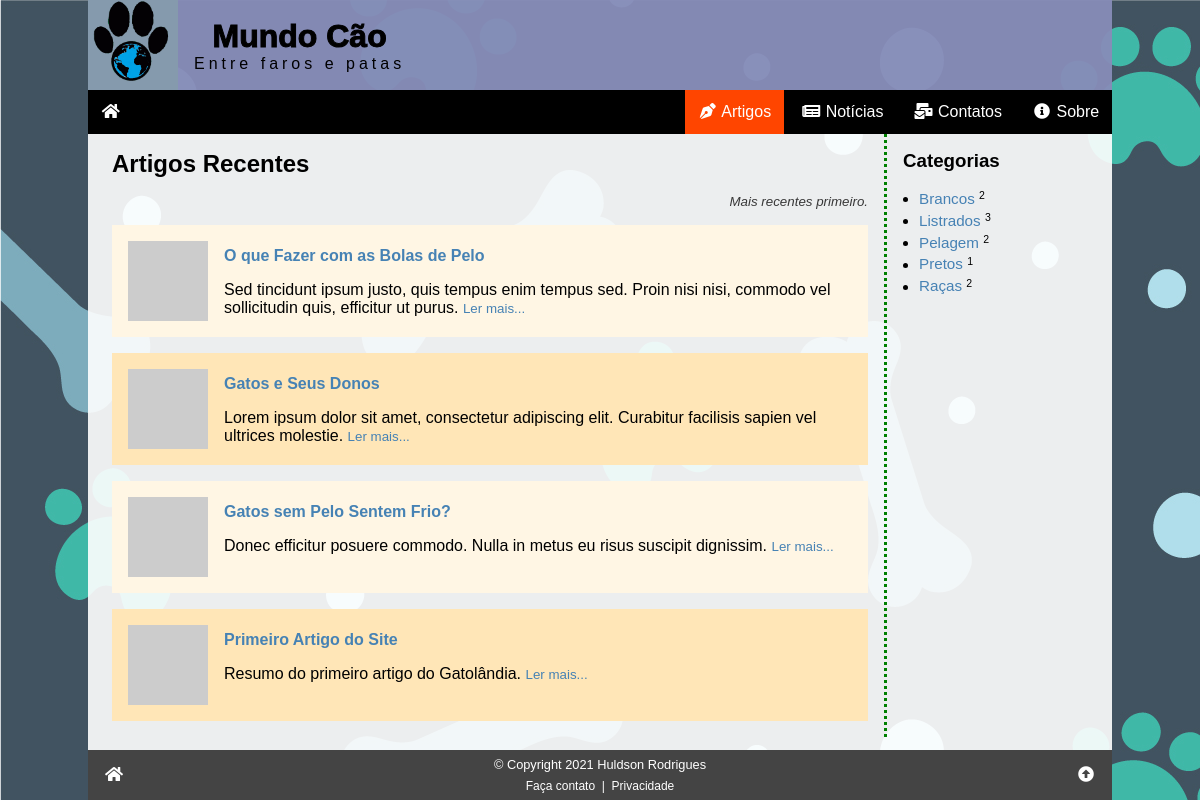
/artigos.php, run on the app's committed database.
### tables this page shows
CREATE TABLE artigos (
    id_artigo INT PRIMARY KEY NOT NULL AUTO_INCREMENT,
    data TIMESTAMP DEFAULT CURRENT_TIMESTAMP,
    titulo VARCHAR(255) NOT NULL,
    imagem VARCHAR(255) COMMENT 'URL da imagem - thumbnail',
    resumo VARCHAR(255) NOT NULL COMMENT 'Resumo do artigo',
    texto LONGTEXT NOT NULL COMMENT 'Texto (HTML) do artigo completo',
    autor_id INT NOT NULL,
    campo1 TEXT COMMENT 'Reservado para uso futuro',
    campo2 TEXT COMMENT 'Reservado para uso futuro',
    campo3 TEXT COMMENT 'Reservado para uso futuro',
    status ENUM ('inativo', 'ativo') DEFAULT 'ativo',

     
    FOREIGN KEY (autor_id) REFERENCES autores (id_autor)
);

CREATE TABLE categorias (
    id_categoria INT PRIMARY KEY NOT NULL AUTO_INCREMENT,
    nome VARCHAR(127) NOT NULL
);

### artigos.php (the view, shortened to what this page needs)
<?php
require '_config.php';
$titulo = "Artigos Recentes";
$css = "/css/artigos.css";
$menu = "artigos";
$idcat = (isset($_GET['c'])) ? intval($_GET['c']) : 0;
if ($idcat > 0) {
    $sql = <<<SQL
SELECT id_artigo, titulo, imagem, resumo, id_categoria, nome FROM artigos
    INNER JOIN art_cat ON artigo_id = id_artigo
    INNER JOIN categorias ON categoria_id = id_categoria
WHERE categoria_id = '{$idcat}' AND status = 'ativo'
    ORDER BY data DESC
SQL;
} else {
    $sql = "SELECT id_artigo, titulo, imagem, resumo FROM artigos WHERE status = 'ativo' ORDER BY data DESC";
}
$res = $conn->query($sql);
$artigos = '';
if ($res->num_rows > 0) {
    while ($art = $res->fetch_assoc()) {
        $artigos .= <<<HTML
<div class="artigo">
    <a href="artigo.php?id={$art['id_artigo']}"><img src="{$art['imagem']}" alt="{$art['titulo']}"></a>
    <a href="artigo.php?id={$art['id_artigo']}"><h4>{$art['titulo']}</h4></a>
    <span>{$art['resumo']}</span>
    <small><a href="artigo.php?id={$art['id_artigo']}">Ler mais...</a></small>
</div>
HTML;
    }
} else {
    $artigos = '<p class="center">Nenhum artigo encontrado!</p>';
}
$cattitulo = $titulo;
$sql = "SELECT * FROM categorias ORDER BY nome";
$res = $conn->query($sql);
$categorias = '<ul>';
while ($cat = $res->fetch_assoc()) {
    $sql2 = "SELECT id_art_cat FROM `art_cat` WHERE categoria_id = {$cat['id_categoria']}";
    $res2 = $conn->query($sql2);
    $total = $res2->num_rows;
    if($total > 0) {
        $categorias .= <<<HTML
        <li><a href="artigos.php?c={$cat['id_categoria']}">{$cat['nome']}</a> <small><sup>{$total}</sup></small></li>
HTML;
    }
}
$categorias .= '</ul>';
require '_header.php';
?>
<div class="row">
    <div class="col1">
        <h2><?php echo $cattitulo ?></h2>
        <small class="subtitulo">Mais recentes primeiro.</small>
        <?php echo $artigos ?>
    </div>
    <aside class="col2">
        <h3>Categorias</h3>
        <?php echo $categorias ?>
    </aside>
</div>
<?php
require '_footer.php';
?>

### _header.php (shortened to what this page needs)
<?php
if ( $css == "" ) {
    $css = null;
} else {
    $css = "\t<link rel=\"stylesheet\" href=\"{$css}\">\n";
}
?><!DOCTYPE html>
<html lang="pt-br">
<head>
    <link rel="stylesheet" href="/css/global.css">
<?php echo $css ?>
    <link rel="stylesheet" href="/css/all.min.css">
</head>
<body>
<div class="wrap">
    <header class="header">
        <a href="index.php"><img src="/img/logo02.jpg" alt="Mundo Cão" title="Home Page do Mundo Cão"></a>
        <h1>Mundo Cão<small>Entre faros e patas</small></h1>
    </header>
    <nav>
        <div class="nav">
            <a href="/" title="Página inicial"><i class="fas fa-fw fa-home"></i></a>
            <div id="menulinks">
                <a <?php echo ($menu == 'artigos') ? 'class="active"' : null; ?> href="/artigos.php"><i class="fas fa-fw fa-pen-nib"></i> Artigos</a>
                <a <?php echo ($menu == 'noticias') ? 'class="active"' : null; ?> href="/noticias.php"><i class="fas fa-fw fa-newspaper"></i> Notícias</a>
                <a <?php echo ($menu == 'contatos') ? 'class="active"' : null; ?> href="/contatos.php"><i class="fas fa-fw fa-mail-bulk"></i> Contatos</a>
                <a <?php echo ($menu == 'sobre') ? 'class="active"' : null; ?> href="/sobre.php"><i class="fas fa-fw fa-info-circle"></i> Sobre</a>
            </div>
        </div>
    </nav>
    <main class="main">

### _footer.php (shortened to what this page needs)
</main>
    <footer class="footer">
        <a href="/" title="Ir para a página inicial"><i class="fas fa-fw fa-home"></i></a>
        <div>
            &copy; Copyright 2021 Huldson Rodrigues
            <div>
                <a href="/contatos.php">&nbsp;Faça contato&nbsp;</a>
                |
                <a href="/privacidade.php">&nbsp;Privacidade&nbsp;</a>
            </div>
        </div>
        <a href="#topo" title="Ir para o topo da página"><i class="fas fa-fw fa-arrow-alt-circle-up"></i></a>
    </footer>
</div>
</body>
</html>

### css/global.css (style rules this page uses)
:root { --tamanho-texto-site: 16px; --tipo-fonte-site: sans-serif; --cor-dos-links: steelblue; --cor-dos-links-em-hover: orangered; --fundo-da-pagina: url('/img/fundo3.jpg') black fixed; }
* { box-sizing: border-box; }
html, body { padding: 0; margin: 0; width: 100%; height: 100%; position: relative; font-size: var(--tamanho-texto-site); font-family: var(--tipo-fonte-site); }
a { color: var(--cor-dos-links); text-decoration: none; }
p, h1, h2, h3, h4, h5 { margin: 1rem 0; }
body { background: var(--fundo-da-pagina); }
.wrap { background: rgba(255, 255, 255, .9); width: 100%; max-width: 1024px; margin: auto; }
.header { background: #1821757e; display: flex; align-items: center; }
.header img { width: 90px; height: 90px; display: block; margin-right: 1rem; }
.header h1 { margin: 0; text-align: center; -webkit-text-stroke: 1px #000; }
.header small { display: block; font-size: 1rem; font-weight: normal; letter-spacing: .25rem; text-shadow: none; -webkit-text-stroke: 0; }
.footer { display: flex; justify-content: space-between; align-items: center; background: #444; color: white; text-align: center; }
.footer a { padding: 1rem; color: white; }
.footer>div { font-size: .8rem; }
.footer>div>div { font-size: .75rem; margin-top: .4rem; }
.footer>div>div a { padding: 0; }
.main { padding: 0 1.5rem; }
.nav { background: #000; display: flex; justify-content: flex-end; position: relative; }
.nav a { display: block; padding: .8rem; color: #fff; }
.nav a:hover, .active { background: orangered; text-decoration: none; }
.nav>a:first-child { margin-right: auto; }
#menulinks { display: none; background: #333; position: absolute; top: 2.75rem; left: 0; box-shadow: 5px 5px 5px #888; min-width: 70%; }
@media (min-width: 575px) { #menulinks { display: inline-block; background: inherit; position: relative; top: auto; left: auto; box-shadow: none; min-width: auto; } }
@media (min-width: 575px) { .nav a { display: inline-block; } }
.wrap { display: flex; flex-direction: column; min-height: 100%; }
.main { flex-grow: 1; }

### css/artigos.css (style rules this page uses)
.artigo { padding: 1rem; overflow: auto; margin-bottom: 1rem; }
.artigo:nth-child(even) { background: rgb(255, 230, 183); }
.artigo:nth-child(odd) { background: rgb(255, 246, 228); }
.artigo img { width: 80px; height: 80px; float: left; margin-right: 1rem; }
.artigo h4 { margin-top: 0.4rem; }
.subtitulo { display: block; margin-bottom: 1rem; text-align: right; color: rgb(56, 56, 56); font-style: italic; }
.row { display: flex; width: 100%; flex-direction: column; }
.col2 { width: 100%; border-top: 3px dotted green; margin-top: 2rem; margin-bottom: 2rem; }
aside ul { margin: 0; padding: 0; padding-left: 1rem; line-height: 1.4; font-size: .95rem; }
@media (min-width: 640px) { .row { flex-direction: row; } }
@media (min-width: 640px) { .col1 { flex-grow: 1; padding-right: 1rem; } }
@media (min-width: 640px) { .col2 { width: 250px; padding-left: 1rem; border: 0; margin: 0; border-left: 3px dotted green; } }

### data on the page
artigos: titulo "O que Fazer com as Bolas de Pelo", resumo "Sed tincidunt ipsum justo, quis tempus enim tempus sed. Proin nisi nisi, commodo vel sollicitudin quis, efficitur ut purus."
artigos: titulo "Gatos e Seus Donos", resumo "Lorem ipsum dolor sit amet, consectetur adipiscing elit. Curabitur facilisis sapien vel ultrices molestie."
artigos: titulo "Gatos sem Pelo Sentem Frio?", resumo "Donec efficitur posuere commodo. Nulla in metus eu risus suscipit dignissim."
artigos: titulo "Primeiro Artigo do Site", resumo "Resumo do primeiro artigo do Gatolândia."
categorias: nome "Brancos", total "2"
categorias: nome "Listrados", total "3"
categorias: nome "Pelagem", total "2"
categorias: nome "Pretos", total "1"
categorias: nome "Raças", total "2"

### other printed values
$cattitulo "Artigos Recentes"
